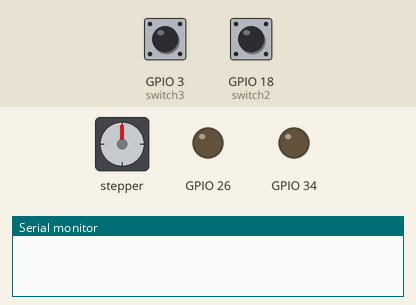
Recording of a sketch running on a simulated ESP32. Shown: stepper motor, output pins drawn as LEDs (lit = HIGH), the last lines printed to the serial monitor. Inputs (shaded band) come from the test bench; at power-on: GPIO 3 (switch3) HIGH, GPIO 18 (switch2) HIGH. Stepper angles assume 200 steps per turn.

Above: at 1.2 s.
1.3 s: GPIO 3 (switch3) pulled LOW for 0.15 s
4.4 s: GPIO 18 (switch2) pulled LOW for 0.15 s
At 5.19 s:
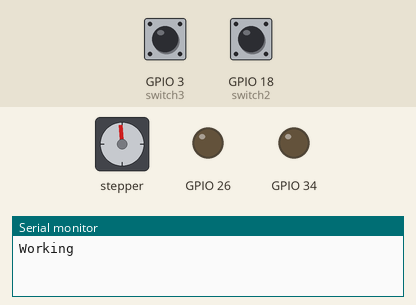
7.4 s: GPIO 18 (switch2) pulled LOW for 1 s
At 10.7 s:
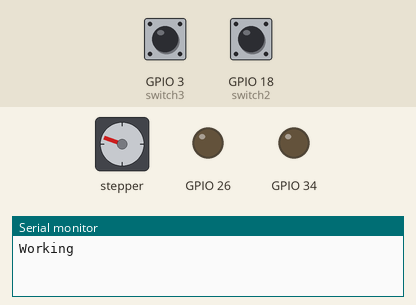
11.2 s: GPIO 3 (switch3) pulled LOW for 1 s
15.2 s: GPIO 18 (switch2) pulled LOW for 0.15 s
At 16.4 s:
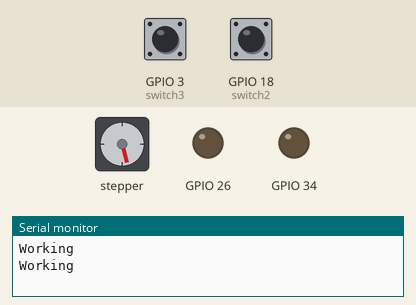
18.3 s: GPIO 3 (switch3) pulled LOW for 0.15 s
At 21.11 s:
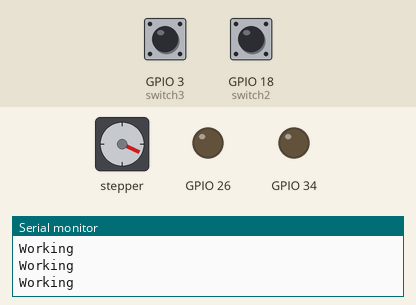
Timing chart, 0 to 25.5 s (numbered marks = the images above; inputs shaded):
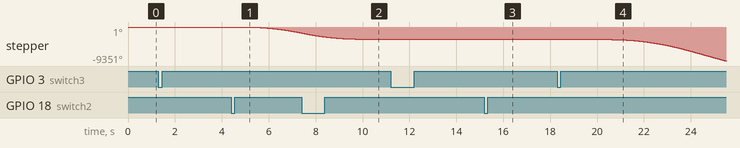

The sketch:

StepperAndSwitchInterrupt.ino
```cpp
// Tube limit Test
// This causes a tube to move to its positive limit and then to its negative limit

#include <AccelStepper.h>

// Define a The Prismatic stepper motors
AccelStepper stepper1(AccelStepper::DRIVER, 22, 24);
AccelStepper stepper2(AccelStepper::DRIVER, 30, 32);

// Define the pin values for the switches, they are interrupt enabled according to this:
// https://www.arduino.cc/reference/en/language/functions/external-interrupts/attachinterrupt/
const byte switch2 = 18;
const byte switch3 = 3;

// Initially set the target to push the tube forwards for a long distance
double target = -1000000;

void setup() {
  Serial.begin(9600);

  //Switch interrupt initialisation
  pinMode(switch2, INPUT_PULLUP);
  attachInterrupt(digitalPinToInterrupt(switch2), collision_interrupt1, FALLING);
  pinMode(switch3, INPUT_PULLUP);
  attachInterrupt(digitalPinToInterrupt(switch3), collision_interrupt2, FALLING);

  //StepperMotor
  stepper1.setMaxSpeed(1000.0);
  stepper1.setAcceleration(300.0);
  pinMode(26,OUTPUT);

  //StepperMotor
  stepper2.setMaxSpeed(1000.0);
  stepper2.setAcceleration(300.0);
  pinMode(34,OUTPUT);

}


void loop() {
  //start with delay before moving
  delay(5000);

  //move second tube towards the target forever
  Serial.println("Working");
  stepper2.runToNewPosition(target); // blocking until tube reaches target
}


//interrupt for first switch:
// Going Forward

void collision_interrupt1()
{

  //Count time of the interrupt to deal with switch bouncing
 static unsigned long last_interrupt_time = 0;
 unsigned long interrupt_time = millis();

 // If interrupts come faster than 200ms, assume it's a bounce and ignore
 if (interrupt_time - last_interrupt_time > 200)
 {
      // If the target is in the backward direction, then ignore it as you are going away from front limit
      if (stepper2.distanceToGo() > 0){

      }
      else{
        //if the target is in the forward direction it must be changed to stop going too far forward
        stepper2.stop();
        target = -target;
      }
 }
  //Remember the time of the interrupt for debouncing
 last_interrupt_time = interrupt_time;
}

//interrupt for first switch:
// Going Backward


void collision_interrupt2()
{
    //Count time of the interrupt to deal with switch bouncing
    static unsigned long last_interrupt_time = 0;
    unsigned long interrupt_time = millis();

 // If interrupts come faster than 200ms, assume it's a bounce and ignore
 if (interrupt_time - last_interrupt_time > 200)
 {
      // If the target is in the forward direction, then ignore it as you are going away from back limit
      if (stepper2.distanceToGo() < 0 ){

      }
      else{
        //if the target is in the backward direction it must be changed to stop going too far back
        stepper2.stop();
        target = -target;
      }

 }
  //Remember the time of the interrupt for debouncing
 last_interrupt_time = interrupt_time;
}
```

Measured:
- after the input at 1.3 s, every drawn part: stays the same
